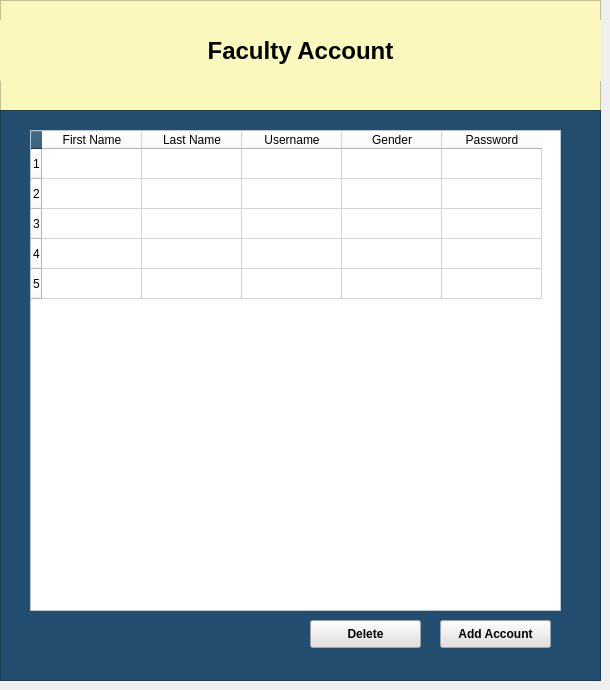
    <widget class="QWidget" name="FacultyPage">
     <widget class="QFrame" name="FacultyYellowFrame">
      <property name="geometry">
       <rect>
        <x>0</x>
        <y>0</y>
        <width>601</width>
        <height>111</height>
       </rect>
      </property>
      <property name="styleSheet">
       <string notr="true">background-color: rgb(251, 248, 190);</string>
      </property>
      <property name="frameShape">
       <enum>QFrame::StyledPanel</enum>
      </property>
      <property name="frameShadow">
       <enum>QFrame::Raised</enum>
      </property>
      <widget class="QLabel" name="FacultyAccountsLabel">
       <property name="geometry">
        <rect>
         <x>0</x>
         <y>20</y>
         <width>601</width>
         <height>61</height>
        </rect>
       </property>
       <property name="font">
        <font>
         <family>Tahoma</family>
         <pointsize>18</pointsize>
         <weight>75</weight>
         <bold>true</bold>
        </font>
       </property>
       <property name="text">
        <string>Faculty Account</string>
       </property>
       <property name="alignment">
        <set>Qt::AlignCenter</set>
       </property>
      </widget>
     </widget>
     <widget class="QFrame" name="FacultyFrame">
      <property name="geometry">
       <rect>
        <x>0</x>
        <y>110</y>
        <width>601</width>
        <height>571</height>
       </rect>
      </property>
      <property name="styleSheet">
       <string notr="true">background-color: rgb(35, 78, 112);</string>
      </property>
      <property name="frameShape">
       <enum>QFrame::StyledPanel</enum>
      </property>
      <property name="frameShadow">
       <enum>QFrame::Raised</enum>
      </property>
      <widget class="QTableWidget" name="FacultyWidget">
       <property name="geometry">
        <rect>
         <x>30</x>
         <y>20</y>
         <width>531</width>
         <height>481</height>
        </rect>
       </property>
       <property name="styleSheet">
        <string notr="true">background-color: rgb(255, 255, 255);
color: rgb(0, 0, 0);</string>
       </property>
       <row>
        <property name="text">
         <string>1</string>
        </property>
       </row>
       <row>
        <property name="text">
         <string>2</string>
        </property>
       </row>
       <row>
        <property name="text">
         <string>3</string>
        </property>
       </row>
       <row>
        <property name="text">
         <string>4</string>
        </property>
       </row>
       <row>
        <property name="text">
         <string>5</string>
        </property>
       </row>
       <column>
        <property name="text">
         <string>First Name</string>
        </property>
       </column>
       <column>
        <property name="text">
         <string>Last Name</string>
        </property>
       </column>
       <column>
        <property name="text">
         <string>Username</string>
        </property>
       </column>
       <column>
        <property name="text">
         <string>Gender</string>
        </property>
       </column>
       <column>
        <property name="text">
         <string>Password</string>
        </property>
       </column>
      </widget>
      <widget class="QPushButton" name="AddAccountButton">
       <property name="geometry">
        <rect>
         <x>440</x>
         <y>510</y>
         <width>111</width>
         <height>28</height>
        </rect>
       </property>
       <property name="font">
        <font>
         <family>Tahoma</family>
         <pointsize>9</pointsize>
         <weight>75</weight>
         <bold>true</bold>
        </font>
       </property>
       <property name="styleSheet">
        <string notr="true">background-color: rgb(225, 225, 225);</string>
       </property>
       <property name="text">
        <string>Add Account</string>
       </property>
      </widget>
      <widget class="QPushButton" name="DeleteButton">
       <property name="geometry">
        <rect>
         <x>310</x>
         <y>510</y>
         <width>111</width>
         <height>28</height>
        </rect>
       </property>
       <property name="font">
        <font>
         <family>Tahoma</family>
         <pointsize>9</pointsize>
         <weight>75</weight>
         <bold>true</bold>
        </font>
       </property>
       <property name="styleSheet">
        <string notr="true">background-color: rgb(225, 225, 225);</string>
       </property>
       <property name="text">
        <string>Delete</string>
       </property>
      </widget>
     </widget>
    </widget>
